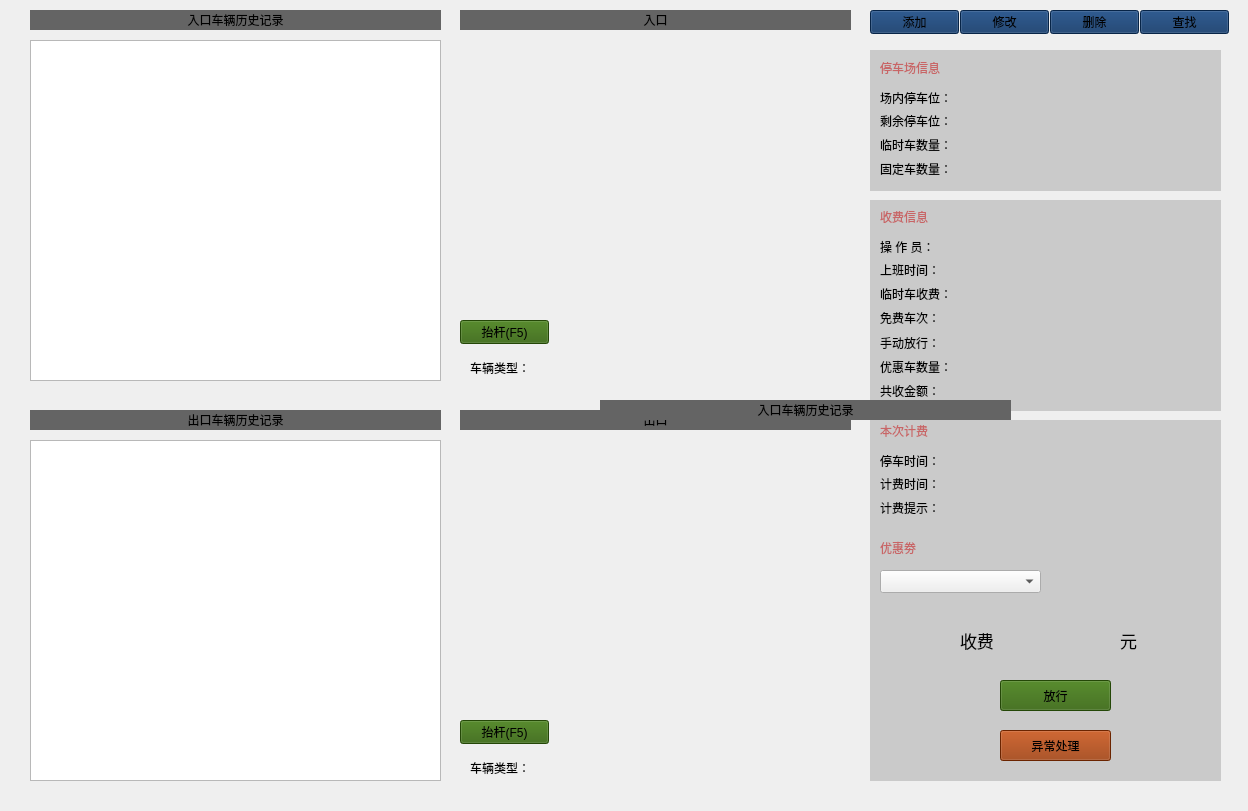
<?xml version="1.0" encoding="UTF-8"?>
<ui version="4.0">
 <class>Form</class>
 <widget class="QWidget" name="Form">
  <property name="geometry">
   <rect>
    <x>0</x>
    <y>0</y>
    <width>1248</width>
    <height>811</height>
   </rect>
  </property>
  <property name="windowTitle">
   <string>Form</string>
  </property>
  <widget class="QLabel" name="l_enterCam">
   <property name="geometry">
    <rect>
     <x>460</x>
     <y>40</y>
     <width>391</width>
     <height>271</height>
    </rect>
   </property>
   <property name="text">
    <string/>
   </property>
  </widget>
  <widget class="QLabel" name="l_exitCam">
   <property name="geometry">
    <rect>
     <x>460</x>
     <y>440</y>
     <width>391</width>
     <height>271</height>
    </rect>
   </property>
   <property name="text">
    <string/>
   </property>
  </widget>
  <widget class="QLabel" name="linfo1">
   <property name="geometry">
    <rect>
     <x>460</x>
     <y>10</y>
     <width>391</width>
     <height>20</height>
    </rect>
   </property>
   <property name="font">
    <font>
     <pointsize>9</pointsize>
    </font>
   </property>
   <property name="styleSheet">
    <string notr="true">background-color:rgb(100,100,100)</string>
   </property>
   <property name="text">
    <string>入口</string>
   </property>
   <property name="alignment">
    <set>Qt::AlignCenter</set>
   </property>
  </widget>
  <widget class="QLabel" name="linfo3">
   <property name="geometry">
    <rect>
     <x>460</x>
     <y>410</y>
     <width>391</width>
     <height>20</height>
    </rect>
   </property>
   <property name="styleSheet">
    <string notr="true">background-color:rgb(100,100,100)</string>
   </property>
   <property name="text">
    <string>出口</string>
   </property>
   <property name="alignment">
    <set>Qt::AlignCenter</set>
   </property>
  </widget>
  <widget class="QPushButton" name="btn_enter">
   <property name="geometry">
    <rect>
     <x>460</x>
     <y>320</y>
     <width>89</width>
     <height>24</height>
    </rect>
   </property>
   <property name="styleSheet">
    <string notr="true">background-color:rgb(50,100,10)</string>
   </property>
   <property name="text">
    <string>抬杆(F5)</string>
   </property>
   <property name="shortcut">
    <string>F5</string>
   </property>
  </widget>
  <widget class="QPushButton" name="btn_exit">
   <property name="geometry">
    <rect>
     <x>460</x>
     <y>720</y>
     <width>89</width>
     <height>24</height>
    </rect>
   </property>
   <property name="styleSheet">
    <string notr="true">background-color:rgb(50,100,10)</string>
   </property>
   <property name="text">
    <string>抬杆(F5)</string>
   </property>
   <property name="shortcut">
    <string>F5</string>
   </property>
  </widget>
  <widget class="QLabel" name="l_enterNum">
   <property name="geometry">
    <rect>
     <x>630</x>
     <y>320</y>
     <width>111</width>
     <height>21</height>
    </rect>
   </property>
   <property name="text">
    <string/>
   </property>
  </widget>
  <widget class="QLabel" name="l_exitNum">
   <property name="geometry">
    <rect>
     <x>630</x>
     <y>720</y>
     <width>111</width>
     <height>21</height>
    </rect>
   </property>
   <property name="text">
    <string/>
   </property>
  </widget>
  <widget class="QLabel" name="linfo2">
   <property name="geometry">
    <rect>
     <x>470</x>
     <y>360</y>
     <width>72</width>
     <height>16</height>
    </rect>
   </property>
   <property name="text">
    <string>车辆类型：</string>
   </property>
  </widget>
  <widget class="QLabel" name="linfo4">
   <property name="geometry">
    <rect>
     <x>470</x>
     <y>760</y>
     <width>72</width>
     <height>16</height>
    </rect>
   </property>
   <property name="text">
    <string>车辆类型：</string>
   </property>
  </widget>
  <widget class="QLabel" name="l_enterCarinfo">
   <property name="geometry">
    <rect>
     <x>560</x>
     <y>360</y>
     <width>72</width>
     <height>15</height>
    </rect>
   </property>
   <property name="text">
    <string/>
   </property>
  </widget>
  <widget class="QLabel" name="l_exitCarinfo">
   <property name="geometry">
    <rect>
     <x>560</x>
     <y>760</y>
     <width>72</width>
     <height>15</height>
    </rect>
   </property>
   <property name="text">
    <string/>
   </property>
  </widget>
  <widget class="QTableView" name="t_enterinfo">
   <property name="geometry">
    <rect>
     <x>30</x>
     <y>40</y>
     <width>411</width>
     <height>341</height>
    </rect>
   </property>
  </widget>
  <widget class="QTableView" name="t_exitinfo">
   <property name="geometry">
    <rect>
     <x>30</x>
     <y>440</y>
     <width>411</width>
     <height>341</height>
    </rect>
   </property>
  </widget>
  <widget class="QLabel" name="linfo1_2">
   <property name="geometry">
    <rect>
     <x>30</x>
     <y>10</y>
     <width>411</width>
     <height>20</height>
    </rect>
   </property>
   <property name="font">
    <font>
     <pointsize>9</pointsize>
    </font>
   </property>
   <property name="styleSheet">
    <string notr="true">background-color:rgb(100,100,100)</string>
   </property>
   <property name="text">
    <string>入口车辆历史记录</string>
   </property>
   <property name="alignment">
    <set>Qt::AlignCenter</set>
   </property>
  </widget>
  <widget class="QLabel" name="linfo3_2">
   <property name="geometry">
    <rect>
     <x>30</x>
     <y>410</y>
     <width>411</width>
     <height>20</height>
    </rect>
   </property>
   <property name="styleSheet">
    <string notr="true">background-color:rgb(100,100,100)</string>
   </property>
   <property name="text">
    <string>出口车辆历史记录</string>
   </property>
   <property name="alignment">
    <set>Qt::AlignCenter</set>
   </property>
  </widget>
  <widget class="QPushButton" name="btn_del">
   <property name="geometry">
    <rect>
     <x>1050</x>
     <y>10</y>
     <width>89</width>
     <height>24</height>
    </rect>
   </property>
   <property name="styleSheet">
    <string notr="true">background-color:rgb(10,50,100)</string>
   </property>
   <property name="text">
    <string>删除</string>
   </property>
  </widget>
  <widget class="QPushButton" name="btn_find">
   <property name="geometry">
    <rect>
     <x>1140</x>
     <y>10</y>
     <width>89</width>
     <height>24</height>
    </rect>
   </property>
   <property name="styleSheet">
    <string notr="true">background-color:rgb(10,50,100)</string>
   </property>
   <property name="text">
    <string>查找</string>
   </property>
  </widget>
  <widget class="QPushButton" name="btn_edit">
   <property name="geometry">
    <rect>
     <x>960</x>
     <y>10</y>
     <width>89</width>
     <height>24</height>
    </rect>
   </property>
   <property name="styleSheet">
    <string notr="true">background-color:rgb(10,50,100)</string>
   </property>
   <property name="text">
    <string>修改</string>
   </property>
  </widget>
  <widget class="QPushButton" name="btn_add">
   <property name="geometry">
    <rect>
     <x>870</x>
     <y>10</y>
     <width>89</width>
     <height>24</height>
    </rect>
   </property>
   <property name="styleSheet">
    <string notr="true">background-color:rgb(10,50,100)</string>
   </property>
   <property name="text">
    <string>添加</string>
   </property>
  </widget>
  <widget class="QLabel" name="label">
   <property name="geometry">
    <rect>
     <x>870</x>
     <y>50</y>
     <width>351</width>
     <height>141</height>
    </rect>
   </property>
   <property name="styleSheet">
    <string notr="true">background-color:rgb(50,50,50,50)</string>
   </property>
   <property name="text">
    <string/>
   </property>
  </widget>
  <widget class="QLabel" name="label_2">
   <property name="geometry">
    <rect>
     <x>870</x>
     <y>200</y>
     <width>351</width>
     <height>211</height>
    </rect>
   </property>
   <property name="styleSheet">
    <string notr="true">background-color:rgb(50,50,50,50)</string>
   </property>
   <property name="text">
    <string/>
   </property>
  </widget>
  <widget class="QLabel" name="label_3">
   <property name="geometry">
    <rect>
     <x>880</x>
     <y>60</y>
     <width>81</width>
     <height>16</height>
    </rect>
   </property>
   <property name="styleSheet">
    <string notr="true">color:rgb(200,101,102)</string>
   </property>
   <property name="text">
    <string>停车场信息</string>
   </property>
  </widget>
  <widget class="QLabel" name="label_4">
   <property name="geometry">
    <rect>
     <x>880</x>
     <y>90</y>
     <width>91</width>
     <height>16</height>
    </rect>
   </property>
   <property name="text">
    <string>场内停车位：</string>
   </property>
  </widget>
  <widget class="QLabel" name="label_5">
   <property name="geometry">
    <rect>
     <x>880</x>
     <y>113</y>
     <width>91</width>
     <height>16</height>
    </rect>
   </property>
   <property name="text">
    <string>剩余停车位：</string>
   </property>
  </widget>
  <widget class="QLabel" name="label_6">
   <property name="geometry">
    <rect>
     <x>880</x>
     <y>137</y>
     <width>91</width>
     <height>16</height>
    </rect>
   </property>
   <property name="text">
    <string>临时车数量：</string>
   </property>
  </widget>
  <widget class="QLabel" name="label_7">
   <property name="geometry">
    <rect>
     <x>880</x>
     <y>161</y>
     <width>91</width>
     <height>16</height>
    </rect>
   </property>
   <property name="text">
    <string>固定车数量：</string>
   </property>
  </widget>
  <widget class="QLabel" name="label_8">
   <property name="geometry">
    <rect>
     <x>880</x>
     <y>286</y>
     <width>91</width>
     <height>16</height>
    </rect>
   </property>
   <property name="text">
    <string>临时车收费：</string>
   </property>
  </widget>
  <widget class="QLabel" name="label_9">
   <property name="geometry">
    <rect>
     <x>880</x>
     <y>310</y>
     <width>91</width>
     <height>16</height>
    </rect>
   </property>
   <property name="text">
    <string>免费车次：</string>
   </property>
  </widget>
  <widget class="QLabel" name="label_10">
   <property name="geometry">
    <rect>
     <x>880</x>
     <y>262</y>
     <width>91</width>
     <height>16</height>
    </rect>
   </property>
   <property name="text">
    <string>上班时间：</string>
   </property>
  </widget>
  <widget class="QLabel" name="label_11">
   <property name="geometry">
    <rect>
     <x>880</x>
     <y>209</y>
     <width>81</width>
     <height>16</height>
    </rect>
   </property>
   <property name="styleSheet">
    <string notr="true">color:rgb(200,101,102)</string>
   </property>
   <property name="text">
    <string>收费信息</string>
   </property>
  </widget>
  <widget class="QLabel" name="label_12">
   <property name="geometry">
    <rect>
     <x>880</x>
     <y>239</y>
     <width>91</width>
     <height>16</height>
    </rect>
   </property>
   <property name="text">
    <string>操 作 员：</string>
   </property>
  </widget>
  <widget class="QLabel" name="label_13">
   <property name="geometry">
    <rect>
     <x>880</x>
     <y>335</y>
     <width>91</width>
     <height>16</height>
    </rect>
   </property>
   <property name="text">
    <string>手动放行：</string>
   </property>
  </widget>
  <widget class="QLabel" name="label_14">
   <property name="geometry">
    <rect>
     <x>880</x>
     <y>359</y>
     <width>91</width>
     <height>16</height>
    </rect>
   </property>
   <property name="text">
    <string>优惠车数量：</string>
   </property>
  </widget>
  <widget class="QLabel" name="label_15">
   <property name="geometry">
    <rect>
     <x>880</x>
     <y>383</y>
     <width>91</width>
     <height>16</height>
    </rect>
   </property>
   <property name="text">
    <string>共收金额：</string>
   </property>
  </widget>
  <widget class="QLabel" name="label_16">
   <property name="geometry">
    <rect>
     <x>870</x>
     <y>420</y>
     <width>351</width>
     <height>361</height>
    </rect>
   </property>
   <property name="styleSheet">
    <string notr="true">background-color:rgb(50,50,50,50)</string>
   </property>
   <property name="text">
    <string/>
   </property>
  </widget>
  <widget class="QLabel" name="label_17">
   <property name="geometry">
    <rect>
     <x>880</x>
     <y>500</y>
     <width>91</width>
     <height>16</height>
    </rect>
   </property>
   <property name="text">
    <string>计费提示：</string>
   </property>
  </widget>
  <widget class="QLabel" name="label_18">
   <property name="geometry">
    <rect>
     <x>880</x>
     <y>423</y>
     <width>81</width>
     <height>16</height>
    </rect>
   </property>
   <property name="styleSheet">
    <string notr="true">color:rgb(200,101,102)</string>
   </property>
   <property name="text">
    <string>本次计费</string>
   </property>
  </widget>
  <widget class="QLabel" name="label_19">
   <property name="geometry">
    <rect>
     <x>880</x>
     <y>476</y>
     <width>91</width>
     <height>16</height>
    </rect>
   </property>
   <property name="text">
    <string>计费时间：</string>
   </property>
  </widget>
  <widget class="QLabel" name="label_20">
   <property name="geometry">
    <rect>
     <x>880</x>
     <y>453</y>
     <width>91</width>
     <height>16</height>
    </rect>
   </property>
   <property name="text">
    <string>停车时间：</string>
   </property>
  </widget>
  <widget class="QLabel" name="label_21">
   <property name="geometry">
    <rect>
     <x>880</x>
     <y>540</y>
     <width>81</width>
     <height>16</height>
    </rect>
   </property>
   <property name="styleSheet">
    <string notr="true">color:rgb(200,101,102)</string>
   </property>
   <property name="text">
    <string>优惠劵</string>
   </property>
  </widget>
  <widget class="QComboBox" name="comboBox">
   <property name="geometry">
    <rect>
     <x>880</x>
     <y>570</y>
     <width>161</width>
     <height>23</height>
    </rect>
   </property>
  </widget>
  <widget class="QLabel" name="label_22">
   <property name="geometry">
    <rect>
     <x>960</x>
     <y>610</y>
     <width>41</width>
     <height>61</height>
    </rect>
   </property>
   <property name="font">
    <font>
     <pointsize>13</pointsize>
    </font>
   </property>
   <property name="text">
    <string>收费</string>
   </property>
  </widget>
  <widget class="QLabel" name="label_23">
   <property name="geometry">
    <rect>
     <x>1120</x>
     <y>610</y>
     <width>41</width>
     <height>61</height>
    </rect>
   </property>
   <property name="font">
    <font>
     <pointsize>13</pointsize>
    </font>
   </property>
   <property name="text">
    <string>元</string>
   </property>
  </widget>
  <widget class="QLabel" name="l_charge">
   <property name="geometry">
    <rect>
     <x>1010</x>
     <y>620</y>
     <width>101</width>
     <height>41</height>
    </rect>
   </property>
   <property name="font">
    <font>
     <family>Arial</family>
     <pointsize>15</pointsize>
    </font>
   </property>
   <property name="styleSheet">
    <string notr="true">color:rgb(200,101,102)</string>
   </property>
   <property name="text">
    <string/>
   </property>
   <property name="alignment">
    <set>Qt::AlignCenter</set>
   </property>
  </widget>
  <widget class="QPushButton" name="btn_letout">
   <property name="geometry">
    <rect>
     <x>1000</x>
     <y>680</y>
     <width>111</width>
     <height>31</height>
    </rect>
   </property>
   <property name="styleSheet">
    <string notr="true">background-color:rgb(50,100,10)</string>
   </property>
   <property name="text">
    <string>放行</string>
   </property>
  </widget>
  <widget class="QPushButton" name="btn_errors">
   <property name="geometry">
    <rect>
     <x>1000</x>
     <y>730</y>
     <width>111</width>
     <height>31</height>
    </rect>
   </property>
   <property name="styleSheet">
    <string notr="true">background-color:rgb(150,50,0)</string>
   </property>
   <property name="text">
    <string>异常处理</string>
   </property>
  </widget>
  <widget class="QLabel" name="l_pinfo1">
   <property name="geometry">
    <rect>
     <x>970</x>
     <y>90</y>
     <width>72</width>
     <height>15</height>
    </rect>
   </property>
   <property name="text">
    <string/>
   </property>
  </widget>
  <widget class="QLabel" name="l_pinfo2">
   <property name="geometry">
    <rect>
     <x>970</x>
     <y>113</y>
     <width>72</width>
     <height>15</height>
    </rect>
   </property>
   <property name="text">
    <string/>
   </property>
  </widget>
  <widget class="QLabel" name="l_pinfo3">
   <property name="geometry">
    <rect>
     <x>970</x>
     <y>137</y>
     <width>72</width>
     <height>15</height>
    </rect>
   </property>
   <property name="text">
    <string/>
   </property>
  </widget>
  <widget class="QLabel" name="l_pinfo4">
   <property name="geometry">
    <rect>
     <x>970</x>
     <y>161</y>
     <width>72</width>
     <height>15</height>
    </rect>
   </property>
   <property name="text">
    <string/>
   </property>
  </widget>
  <widget class="QLabel" name="l_chinfo3">
   <property name="geometry">
    <rect>
     <x>980</x>
     <y>286</y>
     <width>72</width>
     <height>15</height>
    </rect>
   </property>
   <property name="text">
    <string/>
   </property>
  </widget>
  <widget class="QLabel" name="l_chinfo4">
   <property name="geometry">
    <rect>
     <x>980</x>
     <y>310</y>
     <width>72</width>
     <height>15</height>
    </rect>
   </property>
   <property name="text">
    <string/>
   </property>
  </widget>
  <widget class="QLabel" name="l_chinfo1">
   <property name="geometry">
    <rect>
     <x>980</x>
     <y>239</y>
     <width>72</width>
     <height>15</height>
    </rect>
   </property>
   <property name="text">
    <string/>
   </property>
  </widget>
  <widget class="QLabel" name="l_chinfo2">
   <property name="geometry">
    <rect>
     <x>980</x>
     <y>262</y>
     <width>72</width>
     <height>15</height>
    </rect>
   </property>
   <property name="text">
    <string/>
   </property>
  </widget>
  <widget class="QLabel" name="l_chinfo7">
   <property name="geometry">
    <rect>
     <x>980</x>
     <y>383</y>
     <width>72</width>
     <height>15</height>
    </rect>
   </property>
   <property name="text">
    <string/>
   </property>
  </widget>
  <widget class="QLabel" name="l_chinfo5">
   <property name="geometry">
    <rect>
     <x>980</x>
     <y>335</y>
     <width>72</width>
     <height>15</height>
    </rect>
   </property>
   <property name="text">
    <string/>
   </property>
  </widget>
  <widget class="QLabel" name="l_chinfo6">
   <property name="geometry">
    <rect>
     <x>980</x>
     <y>359</y>
     <width>72</width>
     <height>15</height>
    </rect>
   </property>
   <property name="text">
    <string/>
   </property>
  </widget>
  <widget class="QLabel" name="l_pinfo3_2">
   <property name="geometry">
    <rect>
     <x>970</x>
     <y>500</y>
     <width>72</width>
     <height>15</height>
    </rect>
   </property>
   <property name="text">
    <string/>
   </property>
  </widget>
  <widget class="QLabel" name="l_pinfo1_2">
   <property name="geometry">
    <rect>
     <x>970</x>
     <y>453</y>
     <width>72</width>
     <height>15</height>
    </rect>
   </property>
   <property name="text">
    <string/>
   </property>
  </widget>
  <widget class="QLabel" name="l_pinfo2_2">
   <property name="geometry">
    <rect>
     <x>970</x>
     <y>476</y>
     <width>72</width>
     <height>15</height>
    </rect>
   </property>
   <property name="text">
    <string/>
   </property>
  </widget>
  <widget class="QLabel" name="linfo1_3">
   <property name="geometry">
    <rect>
     <x>600</x>
     <y>400</y>
     <width>411</width>
     <height>20</height>
    </rect>
   </property>
   <property name="font">
    <font>
     <pointsize>9</pointsize>
    </font>
   </property>
   <property name="styleSheet">
    <string notr="true">background-color:rgb(100,100,100)</string>
   </property>
   <property name="text">
    <string>入口车辆历史记录</string>
   </property>
   <property name="alignment">
    <set>Qt::AlignCenter</set>
   </property>
  </widget>
 </widget>
 <resources/>
 <connections/>
</ui>
